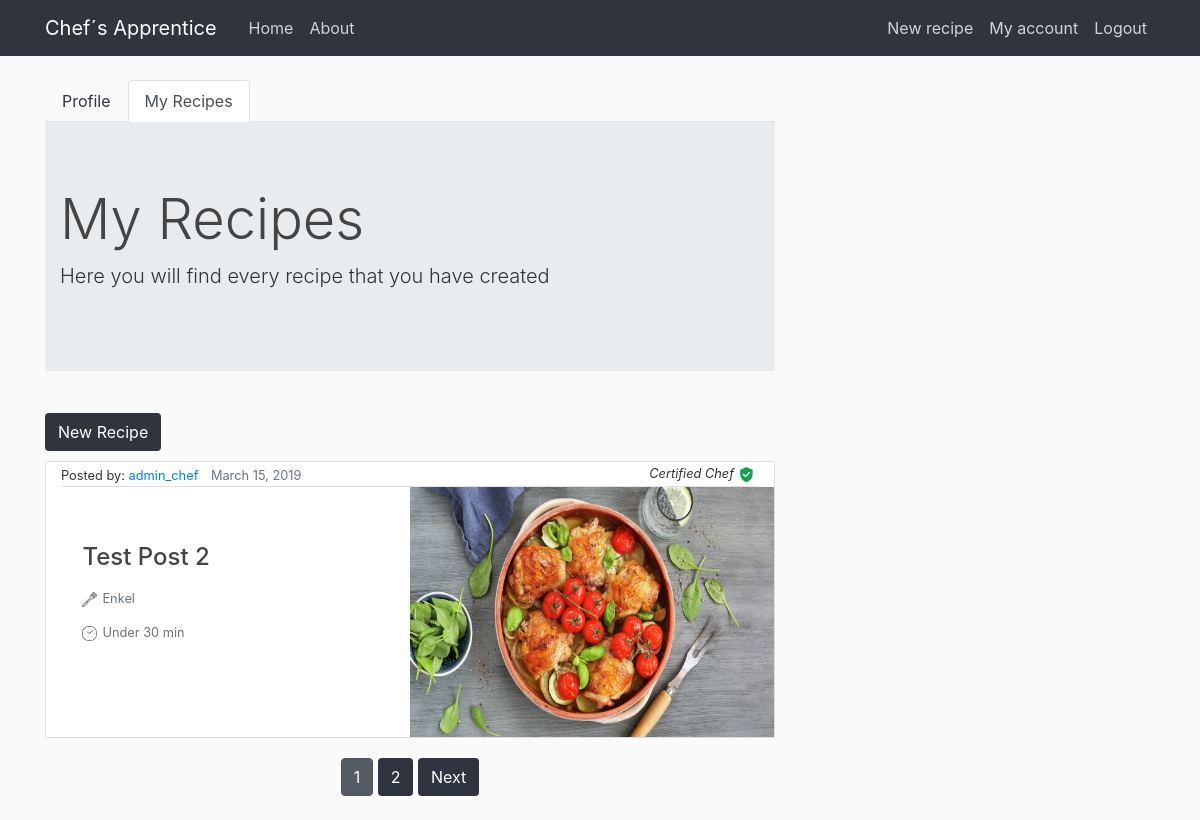
/myrecipes/ (signed in), run on an earlier commit of the app's database.
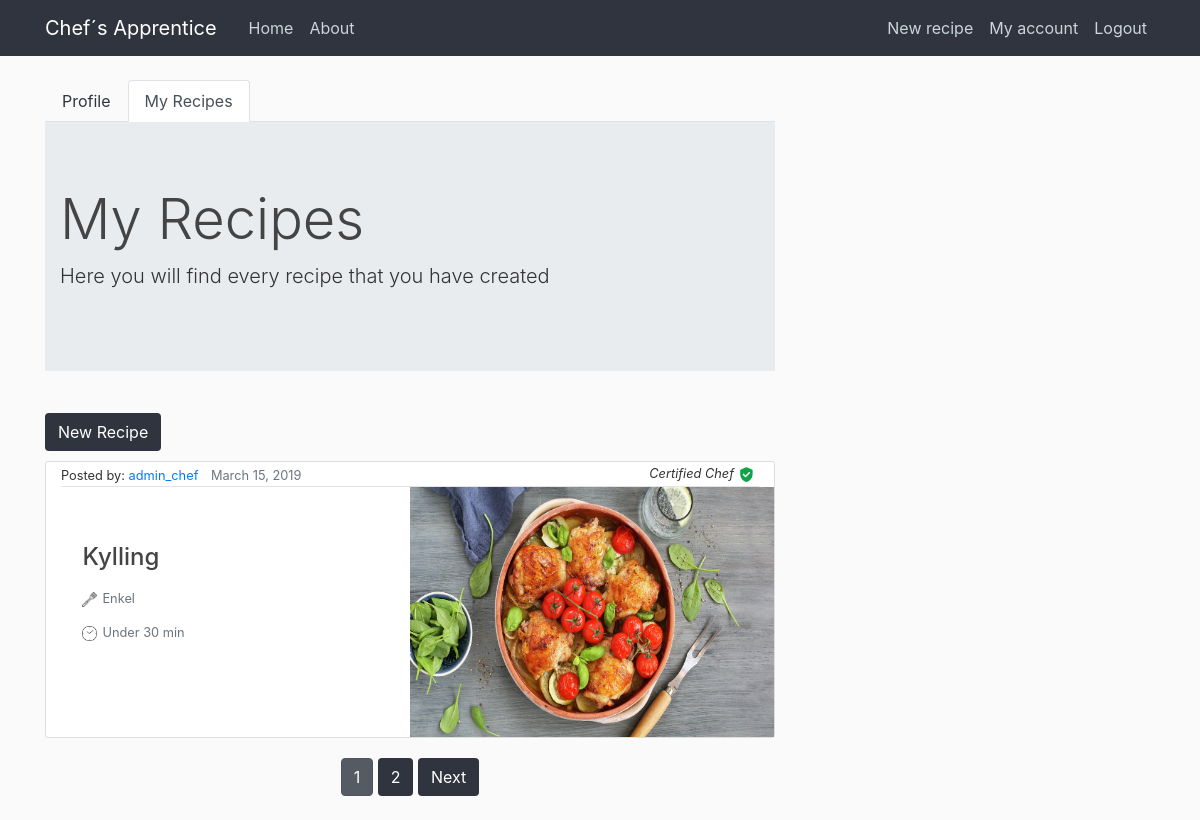
And on a later commit of the database.
### chefs_apprentice/models.py (models this page shows, shortened)
class Recipe(models.Model):
    title = models.CharField(max_length=100)  # tenkt samme som tilhørende post
    ingredients = models.ManyToManyField(ChosenIngredient, blank=True, related_name='+')  # liste av ingrediensobjekter
    description = models.TextField()  # tenkt sammen med content i post
    date_posted = models.DateTimeField(
        default=timezone.now)  # DateTimeField(auto_now=True) ville satt datoen til akkurat nå
    author = models.ForeignKey(User,
                               on_delete=models.CASCADE)  # on_delete=models.CASCADE sier at hvis brukeren blir slettet vil postene også bli slettet
    image = models.ImageField(default='default.jpg', upload_to='food_pics')
    visible = models.BooleanField(default=True)
    NIVA = (
        ('E', 'Enkel'),
        ('M', 'Middels'),
        ('V', 'Vanskelig'),
    )
    TID = (
        ('L', 'Under 30 min'),
        ('M', 'Ca. 30-60 min'),
        ('S', 'Over 1 time'),
    )
    tid = models.CharField(default='L', max_length=1, choices=TID)
    niva = models.CharField(default='E', max_length=1, choices=NIVA)

### chefs_apprentice/views.py (the view)
# urls.py: path('myrecipes/', views.myrecipes, name="myrecipes"),
def myrecipes(request):
    queryset = Recipe.objects.all().order_by("-date_posted")  # sorter etter sist opprettet
    paginator = Paginator(queryset, 3)  # Show 3 contacts per page
    page = request.GET.get('page')  # pagination hvis det er flere sider
    queryset = paginator.get_page(page)
    context = {
        'recipies': queryset
    }
    return render(request, 'chefs_apprentice/myrecipes.html', context)

### chefs_apprentice/templates/chefs_apprentice/myrecipes.html (shortened to what this page needs)
{% extends "chefs_apprentice/base.html" %}
{% block content%}
<ul class="nav nav-tabs">
  <li class="nav-item"><a class="nav-link" href="{%url 'profile' %}">Profile</a></li>
  <li class="nav-item"><a class="nav-link active"  href="#">My Recipes</a></li>
</ul>
<div class="jumbotron jumbotron-fluid">
  <div class="container">
    <h1 class="display-4">My Recipes</h1>
    <p class="lead">Here you will find every recipe that you have created</p>
  </div>
</div>
<a id="new-recipe" class="btn btn-mr-sm-2" href="{% url 'recipe-create' %}">New Recipe</a>
  {% for recipe in recipies %}
    {% if request.user == recipe.author %}
      <article class="media recipe-section">
        <div class="container">
          <div class="article-metadata">
            <small>Posted by: <a class="mr-2" href="profile">{{ recipe.author }}</a></small>
            <small class="text-muted">{{ recipe.date_posted|date:"F d, Y" }}</small>
            <small class="certification">{% if recipe.author.is_staff %}<i>Certified Chef</i><img class="verified" id="certified" src="../static/chefs_apprentice/verified.png" alt="#">{% endif %}</small>
          </div>
          <div class="row">
            <div class="col-sm pt-5">
                <h2><a class="article-title" href="{%url 'view_recipe' recipetitle=recipe.title pk=recipe.pk%}">{{ recipe.title }}</a></h2>
                <small class="article-content text-muted"><img class="verified" src="../static/chefs_apprentice/spatula.png" alt="#">Enkel</small>
                <small class="article-content text-muted"><img class="verified" src="../static/chefs_apprentice/time.png" alt="#">Under 30 min</small>
            </div>
            <div class="col-sm">
              <img class="food_image" src="{{ recipe.image.url }}" alt="#">
            </div>
          </div>
        </div>
      </article>
    {% endif %}
  {% endfor  %}
  <div class="pagination">
    <span class="step-links">
        {% for num in recipies.paginator.page_range %}
          {% if recipies.number == num %}
            <a class="btn btn-secondary active mb-4" href="?page={{ num }}&q={{ request.GET.q }}">{{ num }}</a>
          {% elif num > recipies.number|add:'-3' and num < recipies.number|add:'3' %}
            <a class="btn btn-rounded-info mb-4" href="?page={{ num }}">{{ num }}</a>
          {% endif %}
        {% endfor %}
        {% if recipies.has_next %}
            <a class="btn btn-rounded-info mb-4" href="?page={{ recipies.next_page_number }}&q={{ request.GET.q }}">Next</a>
        {% endif %}
    </span>
</div>
{% endblock content %}

What changed in the data, as far as the page shows it:
changed Recipe "admin_chef": title "Test Post 2" → "Kylling"
